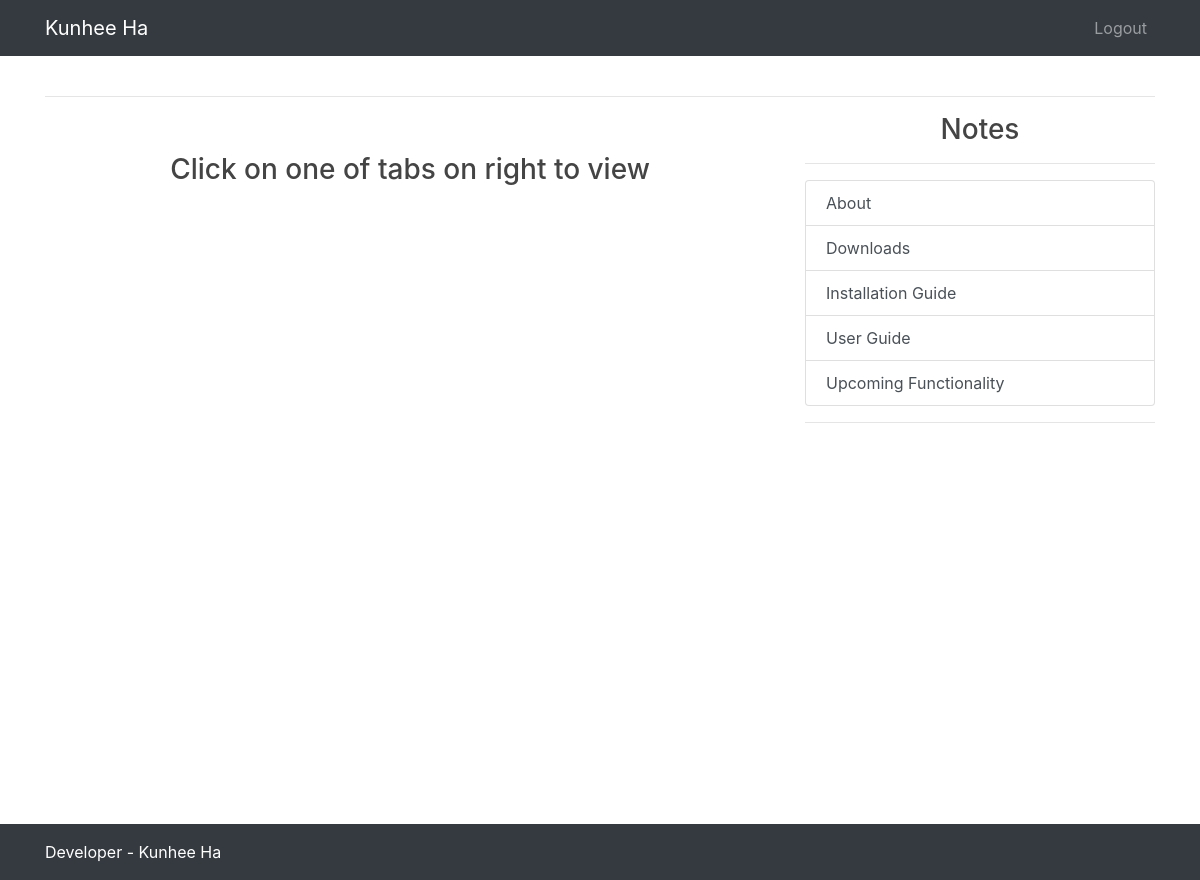
The app's page /SoftwareProject/1/info, older data.
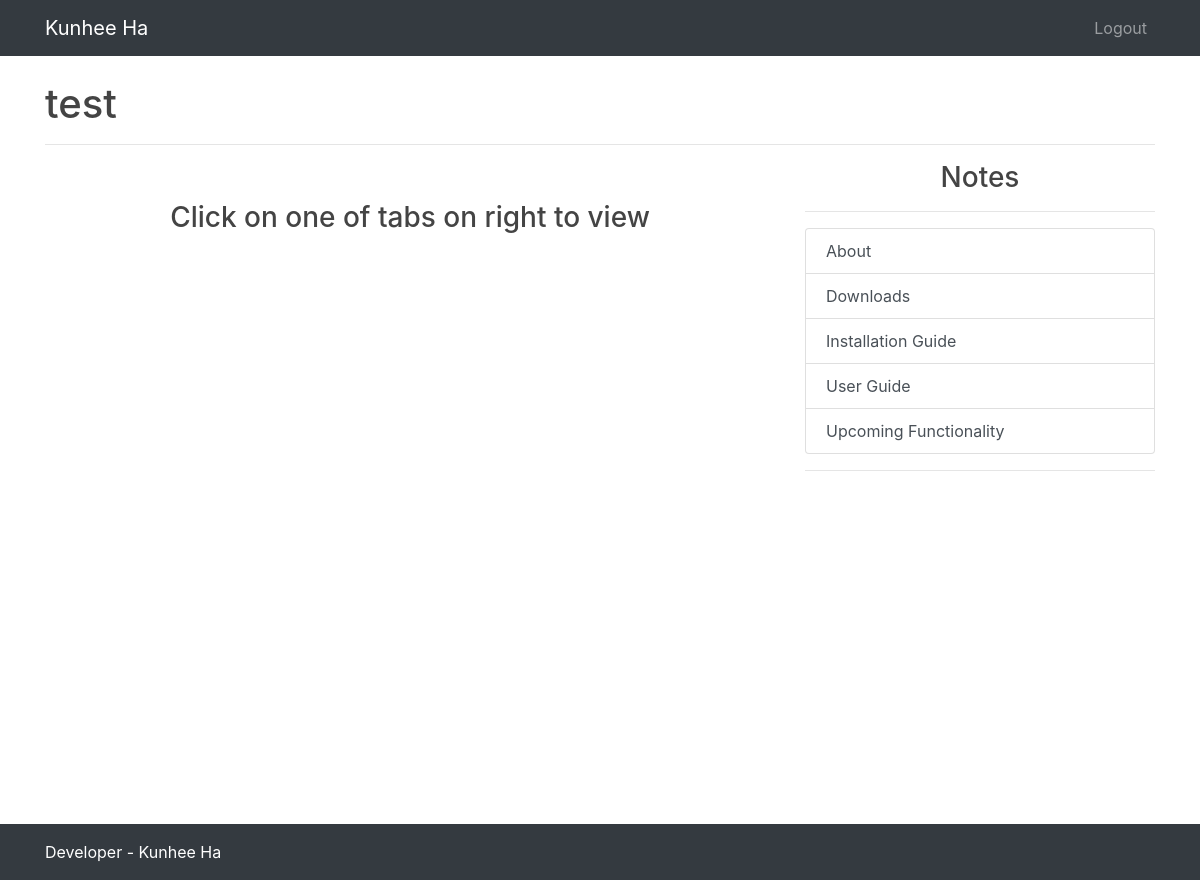
The same page, newer data.
### onlineportfolio/models.py (models this page shows)
class SoftwareProject(db.Model):
    id = db.Column(db.Integer(), primary_key=True)
    name = db.Column(db.String(30), nullable=False)
    source_code = db.Column(db.String(50), nullable=False)
    windows_file = db.Column(db.String(20), nullable=True)
    macos_file = db.Column(db.String(20), nullable=True)
    linux_file = db.Column(db.String(20), nullable=True)
    description = db.Column(db.Text(), nullable=False)
    installation_guide = db.Column(db.String(20), nullable=True)
    user_guide = db.Column(db.String(20), nullable=True)
    upcoming_functionality = db.Column(db.Text(), nullable=True)
    skills = db.relationship('PSkill', secondary='software_project_skills')

### onlineportfolio/routes.py (the view)
@app.route('/SoftwareProject/<int:project_id>/info')
def softwareprojectinfo(project_id):
    project = SoftwareProject.query.get(project_id)
    return render_template('software_info.html', project=project)

### onlineportfolio/templates/software_info.html (shortened to what this page needs)
{% extends 'admin_base.html' %}
{% block head %}
  <link rel="stylesheet" type="text/css" href="{{ url_for('static', filename='css/projectinfo.css') }}">
{% endblock %}
{% block content %}
  <h1>{{ project.name }}</h1>
  <hr>
  <div class="row">
    <div class="col-md-8">
      <div class="notes" style="text-align:center;">
        <h3 style="margin-top:40px;margin-bottom:30px;">Click on one of tabs on right to view</h3>
      </div>
    </div>
    <div class="col-md-4">
      <h3 class="text-center">Notes</h3>
      <hr>
      <div>
        <ul class="list-group">
          <div class="list-group-item list-group-item-action allNotes" data-noteid="aboutnote">
            <div class="d-flex justify-content-between align-items-center">
              <p>About</p>
            </div>
          </div>
          <div class="list-group-item list-group-item-action allNotes" data-noteid="downloads">
            <div class="d-flex justify-content-between align-items-center">
              <p>Downloads</p>
            </div>
          </div>
          <div class="list-group-item list-group-item-action allNotes" data-noteid="installation">
            <div class="d-flex justify-content-between align-items-center">
              <p>Installation Guide</p>
            </div>
          </div>
          <div class="list-group-item list-group-item-action allNotes" data-noteid="userguide">
            <div class="d-flex justify-content-between align-items-center">
              <p>User Guide</p>
            </div>
          </div>
          <div class="list-group-item list-group-item-action allNotes" data-noteid="updates">
            <div class="d-flex justify-content-between align-items-center">
              <p>Upcoming Functionality</p>
            </div>
          </div>
        </ul>
      </div>
      <hr>
    </div>
  </div>
</div>
{% endblock content %}

Row changes from the older to the newer data that the page shows:
added SoftwareProject: name "test"
